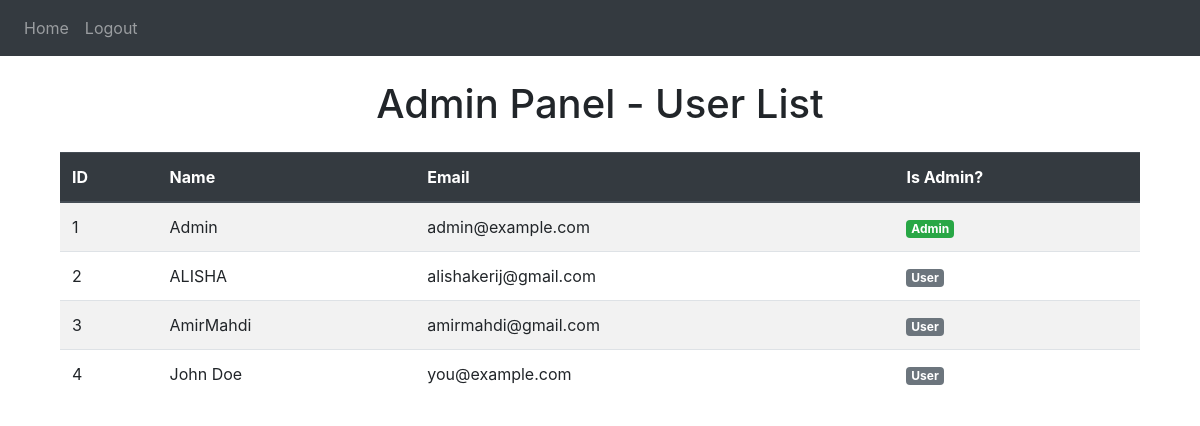
The page /admin on the database its author committed.
### website/models.py (models this page shows)
class User(db.Model,UserMixin):
    id = db.Column(db.Integer, primary_key=True)
    email = db.Column(db.String(100), nullable=False, unique=True)
    password = db.Column(db.String(100), nullable=False)
    name = db.Column(db.String(100), nullable=False)
    token = db.Column(db.String(500), nullable=True)
    is_admin = db.Column(db.Boolean, default=False)
    notes = db.relationship('Note')

### website/views.py (the view)
@views.route('/admin')
@limiter.exempt
def admin_panel():
    token = request.cookies.get('token')
    user = User.query.filter_by(token=token).first()
    if not user or not user.is_admin:
        flash('Access denied.', category='error')
        return redirect(url_for('views.home'))
    users = User.query.all()
    return render_template('admin.html', users=users, user=user)

### website/templates/admin.html (shortened to what this page needs)
{% extends "base.html" %}
{% block content %}
<div class="container mt-4">
  <h1 class="text-center">Admin Panel - User List</h1>
  <table class="table table-striped mt-4">
    <thead class="thead-dark">
      <tr>
        <th>ID</th>
        <th>Name</th>
        <th>Email</th>
        <th>Is Admin?</th>
      </tr>
    </thead>
    <tbody>
      {% for user in users %}
      <tr>
        <td>{{ user.id }}</td>
        <td>{{ user.name }}</td>
        <td>{{ user.email }}</td>
        <td>
          {% if user.is_admin %}
            <span class="badge badge-success">Admin</span>
          {% else %}
            <span class="badge badge-secondary">User</span>
          {% endif %}
        </td>
      </tr>
      {% endfor %}
    </tbody>
  </table>
</div>
{% endblock %}

### website/templates/base.html (shortened to what this page needs)
<!DOCTYPE html>
<html>
<head>
  <link rel="stylesheet" href="https://stackpath.bootstrapcdn.com/bootstrap/4.4.1/css/bootstrap.min.css"
 />
  <link rel="stylesheet" href="https://stackpath.bootstrapcdn.com/font-awesome/4.7.0/css/font-awesome.min.css"
 />
</head>
<body>
  <nav class="navbar navbar-expand-lg navbar-dark bg-dark">
    <div class="collapse navbar-collapse" id="navbar">
      <div class="navbar-nav">
        {% if user.is_authenticated %}
        <a class="nav-item nav-link" id="home" href="/">Home</a>
        <a class="nav-item nav-link" id="logout" href="/logout">Logout</a>
        {% else %}
        <a class="nav-item nav-link" id="login" href="/login">Login</a>
        <a class="nav-item nav-link" id="signUp" href="/sign-up">Sign Up</a>
        {% endif %}
      </div>
    </div>
  </nav>
  <div class="container">{% block content %} {% endblock %}</div>
</body>
</html>

### rows shown on the page
User: id "1", name "Admin", email "admin@example.com", is_admin "Admin"
User: id "2", name "ALISHA", email "alishakerij@gmail.com", is_admin "User"
User: id "3", name "AmirMahdi", email "amirmahdi@gmail.com", is_admin "User"
User: id "4", name "John Doe", email "you@example.com", is_admin "User"
